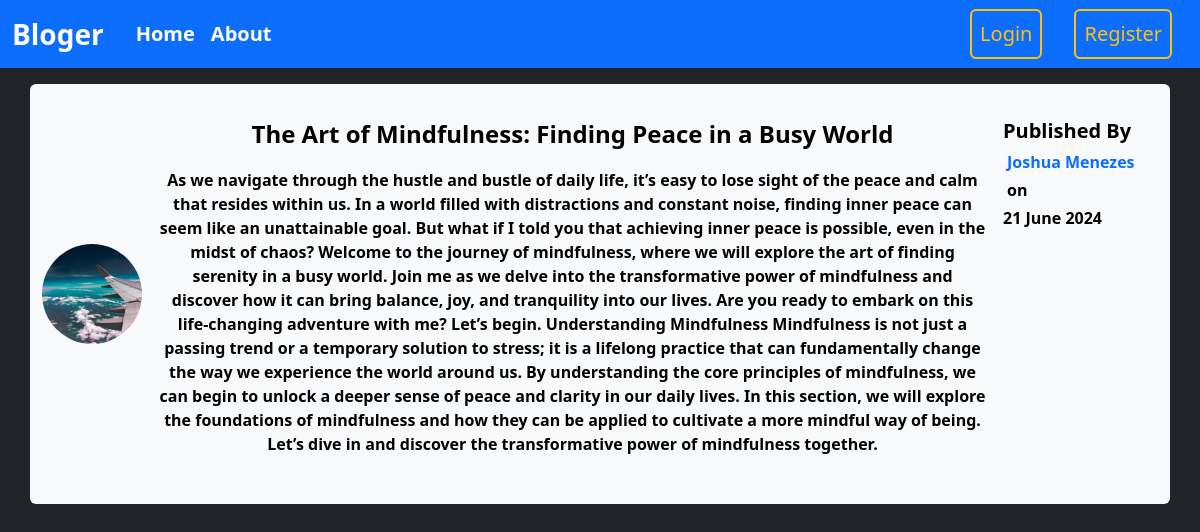
/post/1, run on the app's committed database.
### package/models.py (models this page shows, shortened)
class User(db.Model, UserMixin):
    id = db.Column(db.Integer, primary_key=True)
    username = db.Column(db.String(20), unique=True, nullable=False)
    email = db.Column(db.String(120), unique=True, nullable=False)
    image = db.Column(db.String(20), nullable=False, default="default.jpg")
    password = db.Column(db.String(60), nullable=False)
    posts = db.relationship("Post", backref="author", lazy=True)

class Post(db.Model):
    id = db.Column(db.Integer, primary_key=True)
    title = db.Column(db.String(100), nullable=False)
    date_posted = db.Column(db.DateTime, nullable=False, default = datetime.utcnow)
    content = db.Column(db.Text, nullable=False)
    user_id = db.Column(db.Integer, db.ForeignKey("user.id"), nullable=False)

### package/posts/routes.py (the view)
@posts.route("/post/<int:id>")
def post(id):
    post = Post.query.get_or_404(id)
    return render_template("post.html", title=post.title, post=post)

### package/templates/post.html (shortened to what this page needs)
{% extends 'layouts.html' %}
{% block content %}
  <div class="container bg-light rounded text-black d-flex py-3 justify-content-center my-3 flex-md-row flex-column">
    <div class="d-flex align-items-center justify-content-center">
      <img class="rounded-circle" src="{{ url_for('static', filename='profile_pics/' + post.author.image) }}" style="width: 100px;  height: 100px;" />
    </div>
    <div class="flex-fill text-center mx-3 py-3">
      <p class="title fs-4 text-decoration-none text-black">{{ post.title }}</p>
      <p class="mt-3">{{ post.content }}</p>
    </div>
    <div class="d-flex flex-column pt-3" style="min-width: 155px;">
      <div class="d-flex flex-md-column justify-content-center flex-wrap">
        <p class="bold fw-4 fs-5 m-0">Published By</p>
        <a href="{{url_for("users.user_post", username=post.author.username)}}" class="text-decoration-none mx-1 pt-1">{{ post.author.username }}</a>
        <p class="m-0 pt-1 mx-1">on</p>
        <p class="pt-1 m-0">{{ post.date_posted.strftime('%d %B %Y') }}</p>
      </div>
    </div>
  </div>
{% endblock %}

### package/static/main.css (style rules this page uses)
body { margin: 0; padding: 0px 0px; height: 100vh; }

### data on the page
User: image (picture), author.username "Joshua Menezes"
Post: title "The Art of Mindfulness: Finding Peace in a Busy World", content "As we navigate through the hustle and bustle of daily life, it’s easy to lose sight of the peace and calm that resides within us. In a world filled with distractions and constant noise, finding inner peace can seem like an unattainable goal. But what if I told you that achieving inner peace is possible, even in the midst of chaos? Welcome to the journey of mindfulness, where we will explore the art of finding serenity in a busy world. Join me as we delve into the transformative power of mindfulness and discover how it can bring balance, joy, and tranquility into our lives. Are you ready to embark on this life-changing adventure with me? Let’s begin. Understanding Mindfulness Mindfulness is…", date_posted "21 June 2024"
